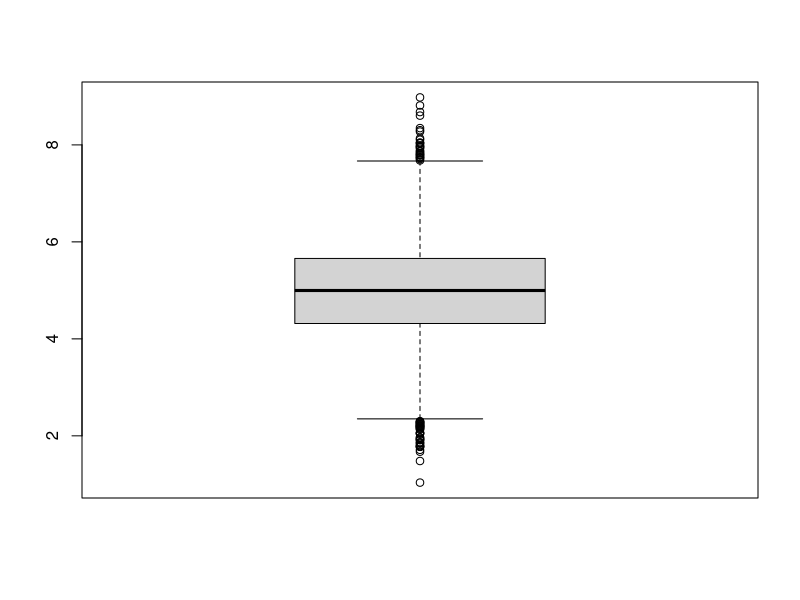
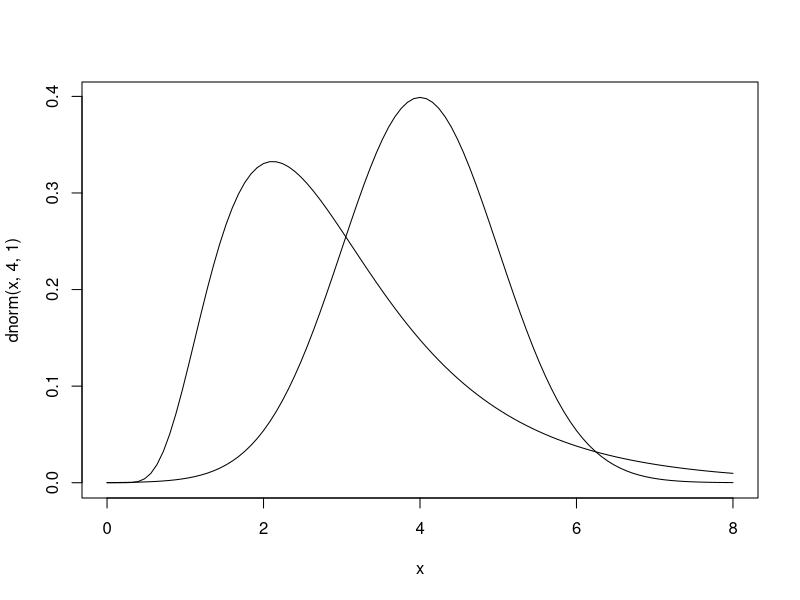

Here is the R script that generated these plots, in order:
## ---- chunk 1
set.seed(100)
x <- rnorm(10, 10, 10)
mean(x)
var(x)
## ---- chunk 2
mean(x)
## ---- chunk 3
alpha <- 0.05
cbind(
  mean(x) - sd(x)/length(x)*qt(p = 1 - alpha/2, df = length(x) - 1),
  mean(x) + sd(x)/length(x)*qt(p = 1 - alpha/2, df = length(x) - 1)
)
## ---- chunk 4
mu <- 5 # <1>
sigma <- 1 # <1>

n <- 10000 # <2>
x <- rnorm(n, mu, sigma^2) # <2>

likelihood <- function(params) { # <3>
  mean_param <- params[1] # <3>
  sd_param <- params[2]# <3>
  return(prod(dnorm(x, mean = mean_param, sd = sd_param)))# <3>
}


result <- optim(par = c(0, 1), #<4>
                fn = function(params) -likelihood(params), #<4>
                hessian = TRUE) #<4>

mle_mean <- result$par[1] #<5>
mle_sd <- result$par[2] #<5>

cat("MLE pro střední hodnotu:", mle_mean, "\n")
cat("MLE pro směrodatnou odchylku:", mle_sd, "\n")

## ---- chunk 5
n <- 10000
x <- rnorm(n, 5, 1)
L <- x*pnorm(x, mean = 5, sd = 1)
max(L)
boxplot(x)
curve(dnorm(x, 4, 1), xlim = c(0,8))
curve(dlnorm(x, 1, 0.5), add = TRUE)
